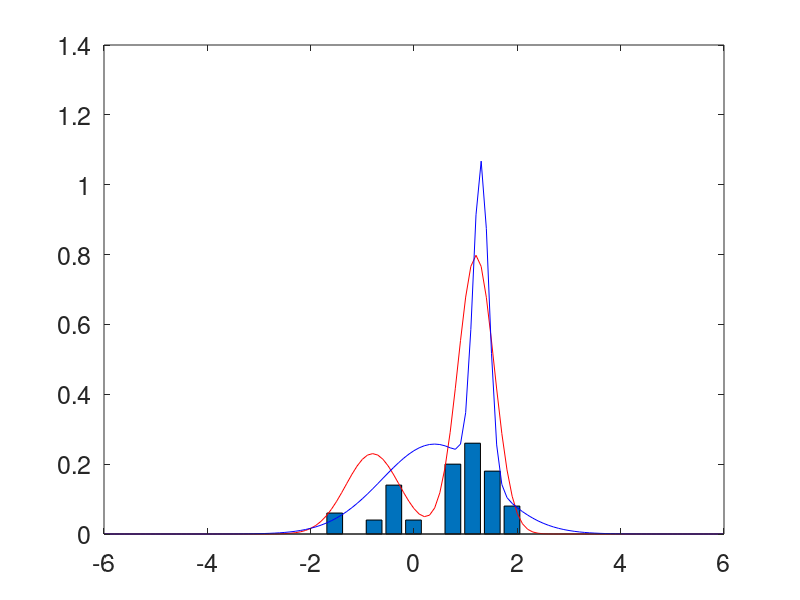

Recreate this plot in MATLAB.
clear all;

floor_var = 0;
% Define two Gaussians
p1 = 0.3; p2 = 1-p1;
mu1 = -0.8; mu2 = 1.2;
s1 = 0.52; s2 = 0.35;

% Draw samples
N = 50;
samples = [randn(N*p1,1)*s1+mu1;randn(N*p2,1)*s2+mu2];

px = exp(- ([-6:0.1:6] - mu1).^2/2/s1/s1)/sqrt(2*pi)/s1 * p1 ...
+ exp(- ([-6:0.1:6] - mu2).^2/2/s2/s2)/sqrt(2*pi)/s2 * p2;

[a, ax] = hist(samples, 10);
a = a/N;
clf;
bar(ax, a);
set(gca, 'Xlim', [-6 6], 'FontSize', 18);
hold;
plot([-6:0.1:6], px, 'r')

% starting EM, giving initial values
ep1  = 0.2; ep2 = 1-ep1;
emu1 = -2; emu2 = 6;
es1 =1; es2 = 1;

samples = sort(samples);
for i = 1:200
    
    pxx = exp(- ([-6:0.1:6] - emu1).^2/2/es1/es1)/sqrt(2*pi)/es1 * ep1 ...
        + exp(- ([-6:0.1:6] - emu2).^2/2/es2/es2)/sqrt(2*pi)/es2 * ep2;

    clf;
    bar(ax, a);
    set(gca, 'Xlim', [-6 6], 'FontSize', 18);
    hold on;
    plot([-6:0.1:6], px, 'r')
    plot([-6:0.1:6], pxx, 'b')
    pause
    % posterior

    % computing in log
    logpx1 = - (samples - emu1).^2/2/es1/es1 - log (sqrt(2*pi)*es1) + log(ep1);
    logpx2 =  - (samples - emu2).^2/2/es2/es2 - log(sqrt(2*pi)*es2) + log(ep2);
    maxx = max(logpx1, logpx2);
    logpx1 = logpx1 - maxx;
    logpx2 = logpx2 - maxx;
    like = exp(logpx1)+exp(logpx2);
    post1 = exp(logpx1)./like;
    fprintf('ll=%.2e ', sum(log(like)+maxx));


    % update
    N1 = sum(post1); N2 = sum(1-post1);
    ep1 = N1/(N1+N2); ep2 = 1-ep1;
    emu1 = sum( post1 .* samples)/N1;
    emu2 = sum( (1-post1) .* samples)/N2;
    if floor_var ==1 
        es1 = sqrt(sum( post1.* (samples-emu1).^2)/N1)+0.1*s1;
        es2 = sqrt(sum( (1-post1).* (samples-emu2).^2)/N2)+0.1*s2;
    else
        es1 = sqrt(sum( post1.* (samples-emu1).^2)/N1);
        es2 = sqrt(sum( (1-post1).* (samples-emu2).^2)/N2);
    end
    fprintf('mu1=%.2f mu2=%.2f s1=%.2f s2=%.2f p1=%.2f p2=%.2f\n', emu1, emu2, es1, es2,ep1, ep2);


end

